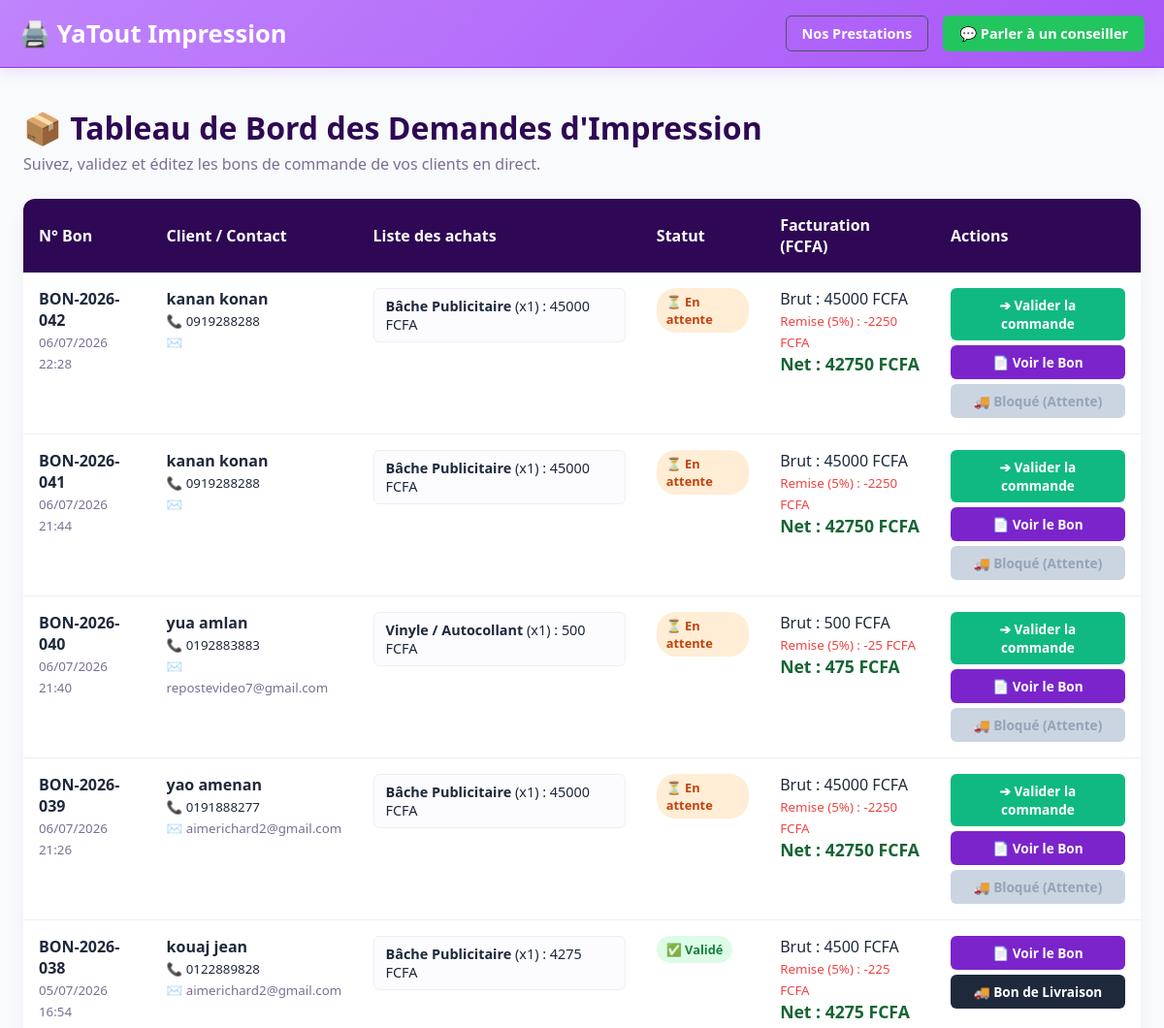
The page /impressions/admin/commandes/ (signed in, upper part) on the database as committed earlier.
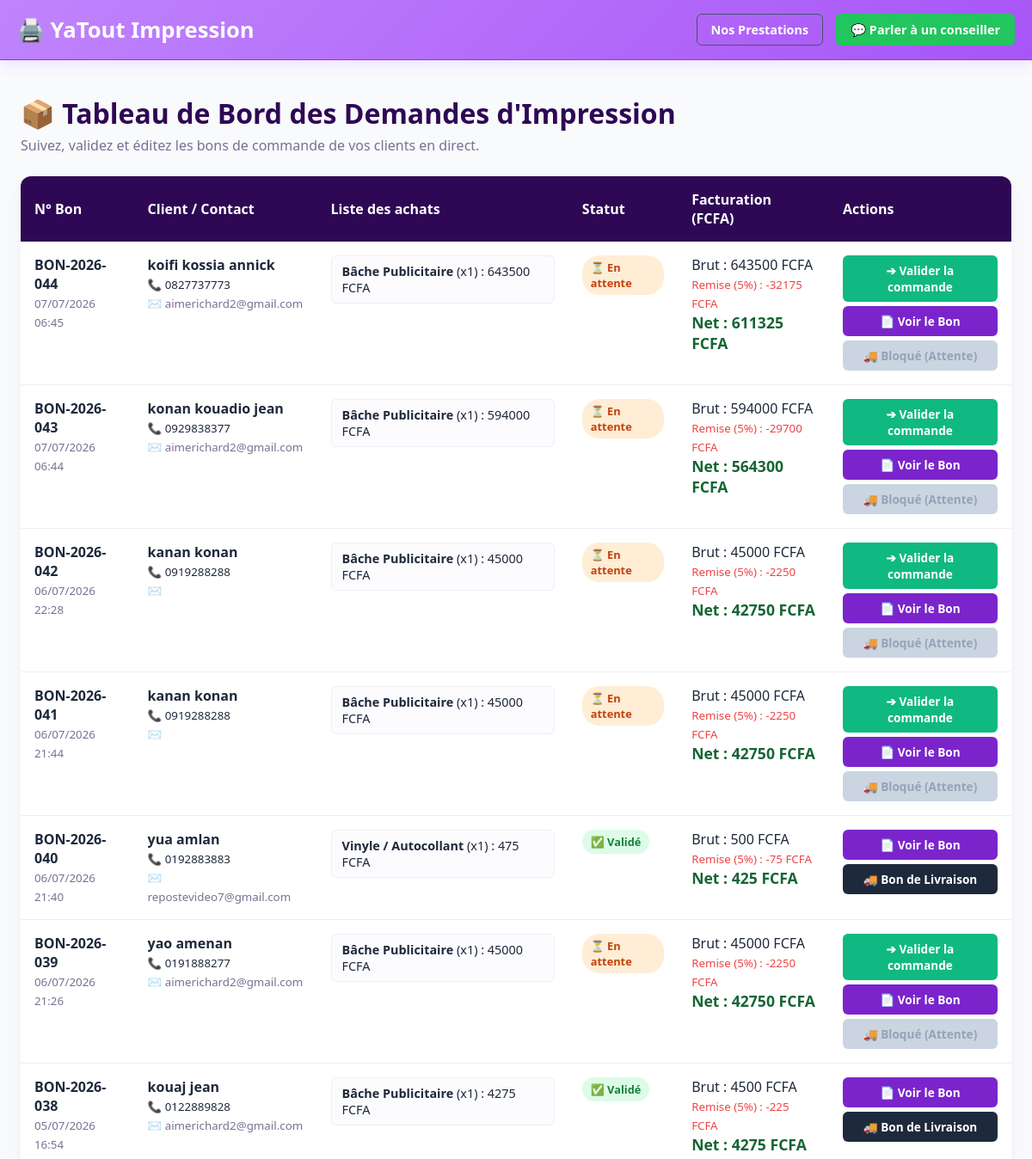
The same page on the database as committed later.
### shop/models.py (models this page shows, shortened)
class CommandeImpression(models.Model):
    STATUT_CHOICES = [
        ('EN_ATTENTE', 'En attente'),
        ('VALIDE', 'Bon validé / En cours'),
        ('TERMINE', 'Terminé'),
    ]
    nom_client = models.CharField(max_length=100)
    email_client = models.EmailField()
    telephone = models.CharField(max_length=20)
    details_json = models.TextField(verbose_name="Détails de la commande (JSON)")
    total_brut = models.IntegerField(default=0)
    montant_remise = models.IntegerField(default=0)
    total_final = models.IntegerField(default=0)
    date_commande = models.DateTimeField(auto_now_add=True)
    statut = models.CharField(max_length=20, choices=STATUT_CHOICES, default='EN_ATTENTE')
    remise_active = models.BooleanField(default=True, verbose_name="Remise de 5% appliquée")
    validee_par_client = models.BooleanField(default=False, verbose_name="Validé par le client")
    bl_genere = models.BooleanField(default=False, verbose_name="Transféré en Bon de Livraison")
    def numero_bon(self):
        annee = self.date_commande.year if self.date_commande else datetime.datetime.now().year
        return f"BON-{annee}-{self.id:03d}" if self.id else f"BON-{annee}-000"

### shop/views.py (the view)
# urls.py: path('impressions/admin/commandes/', views.liste_commandes_admin, name='liste_commandes_admin'),
@staff_member_required
def liste_commandes_admin(request):
    commandes = CommandeImpression.objects.all().order_by('-date_commande')
    for cmd in commandes:
        cmd.articles_liste = json.loads(cmd.details_json)
    return render(request, 'shop/admin_commandes.html', {'commandes': commandes})

### shop/templates/shop/admin_commandes.html (shortened to what this page needs)
{% extends 'shop/base.html' %}
{% block content %}
<div class="admin-container">
    <h1 class="admin-title">📦 Tableau de Bord des Demandes d'Impression</h1>
    <p class="admin-subtitle">Suivez, validez et éditez les bons de commande de vos clients en direct.</p>
    <table class="admin-table">
        <thead>
            <tr>
                <th>N° Bon</th>
                <th>Client / Contact</th>
                <th>Liste des achats</th>
                <th>Statut</th>
                <th>Facturation (FCFA)</th>
                <th>Actions</th>
            </tr>
        </thead>
        <tbody>
            {% for cmd in commandes %}
            <tr>
                <td><strong>{{ cmd.numero_bon }}</strong><br><small style="color:#7b6f93;">{{ cmd.date_commande|date:"d/m/Y H:i" }}</small></td>
                <td>
                    <strong>{{ cmd.nom_client }}</strong><br>
                    <small>📞 {{ cmd.telephone }}</small><br>
                    <small style="color:#7b6f93;">✉️ {{ cmd.email_client }}</small>
                </td>
                <td>
                    {% for art in cmd.articles_liste %}
                        <div class="article-row">
                            <b>{{ art.titre|default:"Prestation d'impression" }}</b> (x{{ art.qte|default:1 }})
                            {% if art.total %}
                                : {{ art.total }} FCFA
                            {% elif art.prix and art.qte %}
                                : {{ art.prix }} FCFA
                            {% else %}
                                : Tarif calculé
                            {% endif %}
                        </div>
                    {% empty %}
                        <small style="color:#94a3b8;">Aucun détail JSON décodé pour cette ligne.</small>
                    {% endfor %}
                </td>
                <td>
                    {% if cmd.statut == 'VALIDE' %}
                        <span class="status-badge status-valid">✅ Validé</span>
                    {% else %}
                        <span class="status-badge status-waiting">⏳ En attente</span>
                    {% endif %}
                </td>
                <td>
                    Brut : {{ cmd.total_brut }} FCFA<br>
                    <small style="color:#ef4444;">Remise (5%) : -{{ cmd.montant_remise }} FCFA</small><br>
                    <strong style="color:#166534; font-size:1.1rem;">Net : {{ cmd.total_final }} FCFA</strong>
                </td>
                <td>
                    {% if cmd.statut != 'VALIDE' %}
                        <a href="{% url 'valider_commande_impression' cmd.id %}" class="btn-action-valider">➔ Valider la commande</a><br>
                    {% endif %}
                    <a href="{% url 'voir_bon_commande' cmd.id %}" target="_blank" class="btn-action-pdf">📄 Voir le Bon</a><br>
                    {% if cmd.statut == 'VALIDE' %}
                        <a href="{% url 'voir_bon_livraison' cmd.id %}" target="_blank" class="btn-action-livraison">🚚 Bon de Livraison</a>
                    {% else %}
                        <span class="btn-action-disabled" title="Validez d'abord la commande pour débloquer le Bon de Livraison">🚚 Bloqué (Attente)</span>
                    {% endif %}
                </td>
            </tr>
            {% empty %}
            <tr>
                <td colspan="6" style="text-align:center; color:#7b6f93; padding:30px;">Aucun bon de commande reçu pour le moment.</td>
            </tr>
            {% endfor %}
        </tbody>
    </table>
</div>
{% endblock %}

### shop/templates/shop/base.html (shortened to what this page needs)
{% load static %}
<!DOCTYPE html>
<html lang="fr">
<head>
    <link rel="stylesheet" href="{% static 'shop/js/css/style.css' %}">
</head>
<body>
    {% if "impression" in request.path %}
        <nav class="navbar navbar-impression">
            <div class="container">
                <a href="{% url 'page_prestations' %}" class="nav-logo">🖨️ YaTout Impression</a>
                <div class="nav-actions">
                    <a href="{% url 'page_prestations' %}" class="btn-nav btn-prestations">Nos Prestations</a>
                    <a href="{% url 'page_conseiller' %}" class="btn-nav btn-conseiller" style="background-color: #22c55e; color: white; padding: 8px 16px; border-radius: 6px; text-decoration: none; font-weight: bold;">
                        💬 Parler à un conseiller
                    </a>
                </div>
            </div>
        </nav>
    {% endif %}
    <div class="flex-grow">
        {% block content %}
        {% endblock %}
    </div>
</body>
</html>

### shop/static/shop/js/css/style.css (style rules this page uses)
* { box-sizing: border-box; margin: 0; padding: 0; }
body { font-family: 'Segoe UI', Tahoma, Geneva, Verdana, sans-serif; background-color: #f8fafc; color: #1e293b; display: flex; flex-direction: column; min-height: 100vh; }
.flex-grow { flex-grow: 1; }
.container { max-width: 1200px; margin: 0 auto; padding: 0 20px; width: 100%; }
.navbar { background-color: #ffffff; border-bottom: 1px solid #e2e8f0; padding: 15px 0; position: sticky; top: 0; z-index: 1000; box-shadow: 0 4px 6px -1px rgba(0, 0, 0, 0.05); }
.navbar-impression { background: linear-gradient(135deg, #0f172a 0%, #1e293b 100%); border-bottom: none; }
.navbar-impression .nav-logo { color: #ffffff; }
.navbar .container, .navbar-impression .container { display: flex; justify-content: space-between; align-items: center; }
.nav-logo { font-size: 1.5rem; font-weight: 800; color: #6366f1; text-decoration: none; display: flex; align-items: center; gap: 8px; }
.nav-actions { display: flex; align-items: center; gap: 15px; }
.btn-nav { display: inline-flex; align-items: center; padding: 8px 16px; border-radius: 6px; font-size: 0.9rem; font-weight: 600; text-decoration: none; cursor: pointer; transition: all 0.2s ease; border: 1px solid transparent; }
.btn-prestations { background-color: transparent; color: #ffffff; border-color: #475569; }
.btn-conseiller { background-color: #10b981; color: #ffffff; }
.navbar { background: linear-gradient(135deg, #c084fc 0%, #a855f7 100%); border-bottom: 1px solid #9333ea; padding: 16px 0; position: sticky; top: 0; z-index: 1000; box-shadow: 0 4px 15px rgba(168, 85, 247, 0.15); }
.navbar .container { display: flex; justify-content: space-between; align-items: center; max-width: 1200px; margin: 0 auto; padding: 0 20px; width: 100%; }
.nav-logo { font-size: 1.6rem; font-weight: 800; color: #ffffff !important; text-decoration: none; display: flex; align-items: center; gap: 8px; }
.btn-nav { display: inline-flex; align-items: center; padding: 8px 16px; border-radius: 6px; font-size: 0.9rem; font-weight: 600; text-decoration: none; cursor: pointer; transition: all 0.2s ease; }
html { scroll-behavior: smooth; }

### shop/templates/shop/admin_commandes.html (style rules this page uses)
.admin-container { max-width: 1200px; margin: 40px auto; padding: 0 24px; font-family: system-ui, sans-serif; }
.admin-title { color: #2e0854; font-size: 2rem; font-weight: 800; margin-bottom: 5px; }
.admin-subtitle { color: #7b6f93; margin-bottom: 25px; }
.admin-table { width: 100%; border-collapse: collapse; background: white; border-radius: 12px; overflow: hidden; box-shadow: 0 4px 20px rgba(46,8,84,0.04); }
.admin-table th { background: #2e0854; color: white; padding: 16px; text-align: left; font-weight: 700; }
.admin-table td { padding: 16px; border-bottom: 1px solid #f0edf5; vertical-align: top; }
.status-badge { padding: 5px 10px; border-radius: 20px; font-size: 0.8rem; font-weight: bold; display: inline-block; }
.status-waiting { background: #ffedd5; color: #c2410c; }
.status-valid { background: #dcfce7; color: #15803d; }
.article-row { background: #fcfbfe; border: 1px solid #f0edf5; padding: 8px 12px; border-radius: 6px; margin-bottom: 5px; font-size: 0.9rem; }
.btn-action-valider { background: #10b981; color: white; border: none; padding: 8px 12px; border-radius: 6px; font-weight: bold; cursor: pointer; text-decoration: none; display: inline-block; font-size: 0.85rem; margin-bottom: 5px; width: 180px; text-align: center; }
.btn-action-pdf { background: #7b24cc; color: white; padding: 8px 12px; border-radius: 6px; font-weight: bold; text-decoration: none; display: inline-block; font-size: 0.85rem; margin-bottom: 5px; width: 180px; text-align: center; }
.btn-action-livraison { background: #1e293b; color: white; padding: 8px 12px; border-radius: 6px; font-weight: bold; text-decoration: none; display: inline-block; font-size: 0.85rem; width: 180px; text-align: center; }
.btn-action-disabled { background: #cbd5e1; color: #94a3b8; padding: 8px 12px; border-radius: 6px; font-weight: bold; display: inline-block; font-size: 0.85rem; cursor: not-allowed; width: 180px; text-align: center; }

Rows that differ between the two databases and show on the page:
added CommandeImpression: numero_bon "BON-2026-044", date_commande "07/07/2026 06:45", nom_client "koifi kossia annick", telephone "0827737773", email_client "aimerichard2@gmail.com", titre "Bâche Publicitaire", qte "1", total "643500", statut "⏳ En attente", total_brut "643500", montant_remise "32175", total_final "611325"
added CommandeImpression: numero_bon "BON-2026-043", date_commande "07/07/2026 06:44", nom_client "konan kouadio jean", telephone "0929838377", email_client "aimerichard2@gmail.com", titre "Bâche Publicitaire", qte "1", total "594000", statut "⏳ En attente", total_brut "594000", montant_remise "29700", total_final "564300"
changed CommandeImpression "BON-2026-040": montant_remise "25" → "75"; total_final "475" → "425"; statut "⏳ En attente ➔ Valider la commande 🚚 Bloqué (Attente)" → "✅ Validé 🚚 Bon de Livraison"
Other text that changed with them:
new list line: "Vinyle / Autocollant (x 1 ) : 475 FCFA"
list line gone: "Vinyle / Autocollant (x 1 ) : 500 FCFA"
